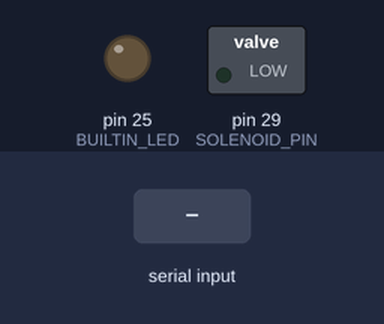
A sketch run on a simulated Arduino Mega 2560, built with avr-gcc and run on an emulated ATmega2560. Parts: switched loads named in the sketch (green lamp = pin HIGH), output pins drawn as LEDs (lit = HIGH). Dashed ring = blinking. Inputs (shaded band) come from the test bench. What the sketch prints to the serial monitor is not drawn.

Above: at 1.2 s.
1.3 s: "90,45\n" received over Serial
At 1.51 s:
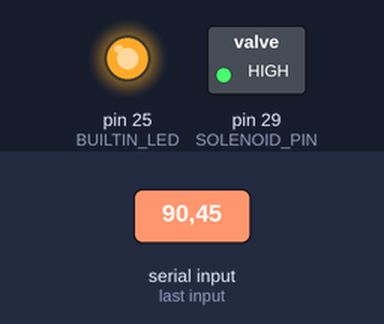
Timing chart, 0 to 4.6 s (numbered marks = the images above; inputs shaded):
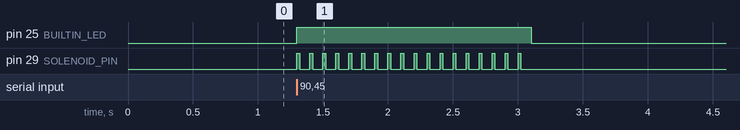

Measured:
- after the input at 1.3 s, pin 25 (BUILTIN_LED): LOW → HIGH at once, → LOW 1.8 s later; pin 29 (SOLENOID_PIN): alternates HIGH for 0.02 s and LOW for 0.08 s, 36 changes in all, then stays LOW, starting at once

The sketch:

solenoid.ino
```cpp
//send a number through serial and the solenoid will pulse that many times
#define SOLENOID_PIN 29

#define BUILTIN_LED 25

void setup() {
  Serial.begin(115200);
  Serial.println("ready:");

  pinMode(SOLENOID_PIN, OUTPUT);
  pinMode(BUILTIN_LED, OUTPUT);
}

void loop() {
    if (Serial.available()) {
      char c = Serial.read();
      if (c >= '0' && c <= '9') { // check if it's a valid digit
        int num = c - '0'; // convert char to int
        digitalWrite(BUILTIN_LED, HIGH);
        for (int i=0; i<num; i++){
          digitalWrite(SOLENOID_PIN, HIGH);
          delay(20);//18
          digitalWrite(SOLENOID_PIN, LOW);
          delay(80);
        }
        digitalWrite(BUILTIN_LED, LOW);
      }
    }
}
```
